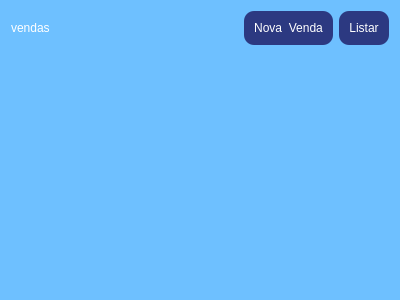
<?xml version="1.0" encoding="UTF-8"?>
<ui version="4.0">
 <class>Form</class>
 <widget class="QWidget" name="Form">
  <property name="geometry">
   <rect>
    <x>0</x>
    <y>0</y>
    <width>400</width>
    <height>300</height>
   </rect>
  </property>
  <property name="windowTitle">
   <string>Form</string>
  </property>
  <property name="styleSheet">
   <string notr="true">background-color: rgb(110, 192, 255);
color: rgb(111, 238, 244);
color: rgb(27, 56, 79);</string>
  </property>
  <layout class="QHBoxLayout" name="horizontalLayout_2">
   <item>
    <layout class="QVBoxLayout" name="verticalLayout">
     <item>
      <layout class="QHBoxLayout" name="horizontalLayout">
       <item>
        <widget class="QLabel" name="label">
         <property name="sizePolicy">
          <sizepolicy hsizetype="Expanding" vsizetype="Fixed">
           <horstretch>0</horstretch>
           <verstretch>0</verstretch>
          </sizepolicy>
         </property>
         <property name="styleSheet">
          <string notr="true">background-color:qlineargradient(spread:pad,  rgba(0, 0, 0, 255), rgba(255, 255, 255, 255));
font: 20pt &quot;Impact&quot;;
color: rgb(255, 255, 255);
</string>
         </property>
         <property name="text">
          <string>vendas</string>
         </property>
        </widget>
       </item>
       <item>
        <spacer name="horizontalSpacer">
         <property name="orientation">
          <enum>Qt::Horizontal</enum>
         </property>
         <property name="sizeHint" stdset="0">
          <size>
           <width>40</width>
           <height>20</height>
          </size>
         </property>
        </spacer>
       </item>
       <item>
        <widget class="QPushButton" name="novaVenda_btn">
         <property name="sizePolicy">
          <sizepolicy hsizetype="Preferred" vsizetype="Preferred">
           <horstretch>0</horstretch>
           <verstretch>0</verstretch>
          </sizepolicy>
         </property>
         <property name="styleSheet">
          <string notr="true">border-radius: 10px;
background-color: rgb(44, 57, 129);
gridline-color: rgb(85, 255, 127);
font: 8pt &quot;Impact&quot;;
color: rgb(255, 255, 255);
padding:10px;
</string>
         </property>
         <property name="text">
          <string>Nova  Venda</string>
         </property>
         <property name="icon">
          <iconset>
           <normaloff>../image/icons8-adicionar-96.png</normaloff>../image/icons8-adicionar-96.png</iconset>
         </property>
         <property name="iconSize">
          <size>
           <width>35</width>
           <height>35</height>
          </size>
         </property>
        </widget>
       </item>
       <item>
        <widget class="QPushButton" name="listar_btn">
         <property name="sizePolicy">
          <sizepolicy hsizetype="Preferred" vsizetype="Preferred">
           <horstretch>0</horstretch>
           <verstretch>0</verstretch>
          </sizepolicy>
         </property>
         <property name="styleSheet">
          <string notr="true">border-radius: 10px;
background-color: rgb(44, 57, 129);
gridline-color: rgb(85, 255, 127);
font: 10pt &quot;Impact&quot;;
color: rgb(255, 255, 255);
padding:10px;
</string>
         </property>
         <property name="text">
          <string>Listar</string>
         </property>
         <property name="icon">
          <iconset>
           <normaloff>../image/icons8-lista-96.png</normaloff>../image/icons8-lista-96.png</iconset>
         </property>
         <property name="iconSize">
          <size>
           <width>35</width>
           <height>35</height>
          </size>
         </property>
        </widget>
       </item>
      </layout>
     </item>
     <item>
      <widget class="QStackedWidget" name="painel_vendas">
       <property name="styleSheet">
        <string notr="true"/>
       </property>
      </widget>
     </item>
    </layout>
   </item>
  </layout>
 </widget>
 <resources/>
 <connections/>
</ui>
